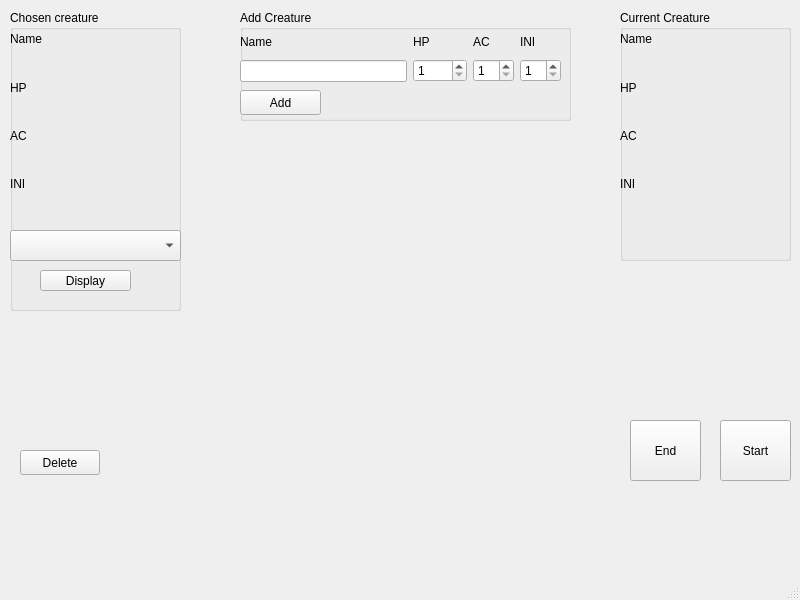
<?xml version="1.0" encoding="UTF-8"?>
<ui version="4.0">
 <class>MainWindow</class>
 <widget class="QMainWindow" name="MainWindow">
  <property name="geometry">
   <rect>
    <x>0</x>
    <y>0</y>
    <width>800</width>
    <height>600</height>
   </rect>
  </property>
  <property name="windowTitle">
   <string>MainWindow</string>
  </property>
  <widget class="QWidget" name="centralwidget">
   <widget class="QPushButton" name="DeleteCreatureButton">
    <property name="geometry">
     <rect>
      <x>20</x>
      <y>450</y>
      <width>80</width>
      <height>25</height>
     </rect>
    </property>
    <property name="text">
     <string>Delete</string>
    </property>
   </widget>
   <widget class="QGroupBox" name="ChosenCreature">
    <property name="geometry">
     <rect>
      <x>10</x>
      <y>10</y>
      <width>171</width>
      <height>301</height>
     </rect>
    </property>
    <property name="title">
     <string>Chosen creature</string>
    </property>
    <widget class="QWidget" name="layoutWidget_2">
     <property name="geometry">
      <rect>
       <x>0</x>
       <y>20</y>
       <width>171</width>
       <height>187</height>
      </rect>
     </property>
     <layout class="QVBoxLayout" name="OtherCreature">
      <item>
       <layout class="QVBoxLayout" name="verticalLayout_9">
        <item>
         <widget class="QLabel" name="Name_2">
          <property name="text">
           <string>Name</string>
          </property>
         </widget>
        </item>
        <item>
         <widget class="QLabel" name="chosenName">
          <property name="text">
           <string/>
          </property>
         </widget>
        </item>
       </layout>
      </item>
      <item>
       <layout class="QVBoxLayout" name="verticalLayout_10">
        <item>
         <widget class="QLabel" name="HP_2">
          <property name="text">
           <string>HP</string>
          </property>
         </widget>
        </item>
        <item>
         <widget class="QLabel" name="chosenHP">
          <property name="text">
           <string/>
          </property>
         </widget>
        </item>
       </layout>
      </item>
      <item>
       <layout class="QVBoxLayout" name="verticalLayout_11">
        <item>
         <widget class="QLabel" name="AC_2">
          <property name="text">
           <string>AC</string>
          </property>
         </widget>
        </item>
        <item>
         <widget class="QLabel" name="chosenAC">
          <property name="text">
           <string/>
          </property>
         </widget>
        </item>
       </layout>
      </item>
      <item>
       <layout class="QVBoxLayout" name="verticalLayout_12">
        <item>
         <widget class="QLabel" name="INI_2">
          <property name="text">
           <string>INI</string>
          </property>
         </widget>
        </item>
        <item>
         <widget class="QLabel" name="chosenINI">
          <property name="text">
           <string/>
          </property>
         </widget>
        </item>
       </layout>
      </item>
     </layout>
    </widget>
    <widget class="QComboBox" name="creatureChoose">
     <property name="geometry">
      <rect>
       <x>0</x>
       <y>220</y>
       <width>171</width>
       <height>31</height>
      </rect>
     </property>
     <property name="currentIndex">
      <number>-1</number>
     </property>
     <property name="maxVisibleItems">
      <number>64</number>
     </property>
    </widget>
    <widget class="QPushButton" name="DisplayCreatureButton">
     <property name="geometry">
      <rect>
       <x>30</x>
       <y>260</y>
       <width>91</width>
       <height>21</height>
      </rect>
     </property>
     <property name="text">
      <string>Display</string>
     </property>
    </widget>
   </widget>
   <widget class="QGroupBox" name="groupBox_2">
    <property name="geometry">
     <rect>
      <x>620</x>
      <y>10</y>
      <width>171</width>
      <height>251</height>
     </rect>
    </property>
    <property name="title">
     <string>Current Creature</string>
    </property>
    <widget class="QWidget" name="">
     <property name="geometry">
      <rect>
       <x>0</x>
       <y>20</y>
       <width>171</width>
       <height>187</height>
      </rect>
     </property>
     <layout class="QVBoxLayout" name="CurrentCreature">
      <item>
       <layout class="QVBoxLayout" name="verticalLayout_8">
        <item>
         <widget class="QLabel" name="Name">
          <property name="text">
           <string>Name</string>
          </property>
         </widget>
        </item>
        <item>
         <widget class="QLabel" name="currentName">
          <property name="text">
           <string/>
          </property>
         </widget>
        </item>
       </layout>
      </item>
      <item>
       <layout class="QVBoxLayout" name="verticalLayout_7">
        <item>
         <widget class="QLabel" name="HP">
          <property name="text">
           <string>HP</string>
          </property>
         </widget>
        </item>
        <item>
         <widget class="QLabel" name="currentHP">
          <property name="text">
           <string/>
          </property>
         </widget>
        </item>
       </layout>
      </item>
      <item>
       <layout class="QVBoxLayout" name="verticalLayout_6">
        <item>
         <widget class="QLabel" name="AC">
          <property name="text">
           <string>AC</string>
          </property>
         </widget>
        </item>
        <item>
         <widget class="QLabel" name="currentAC">
          <property name="text">
           <string/>
          </property>
         </widget>
        </item>
       </layout>
      </item>
      <item>
       <layout class="QVBoxLayout" name="verticalLayout_5">
        <item>
         <widget class="QLabel" name="INI">
          <property name="text">
           <string>INI</string>
          </property>
         </widget>
        </item>
        <item>
         <widget class="QLabel" name="currentINI">
          <property name="text">
           <string/>
          </property>
         </widget>
        </item>
       </layout>
      </item>
     </layout>
    </widget>
   </widget>
   <widget class="QGroupBox" name="groupBox">
    <property name="geometry">
     <rect>
      <x>240</x>
      <y>10</y>
      <width>331</width>
      <height>111</height>
     </rect>
    </property>
    <property name="title">
     <string>Add Creature</string>
    </property>
    <widget class="QWidget" name="">
     <property name="geometry">
      <rect>
       <x>0</x>
       <y>20</y>
       <width>321</width>
       <height>52</height>
      </rect>
     </property>
     <layout class="QHBoxLayout" name="DataInsert">
      <item>
       <layout class="QVBoxLayout" name="verticalLayout">
        <item>
         <widget class="QLabel" name="label">
          <property name="text">
           <string>Name</string>
          </property>
         </widget>
        </item>
        <item>
         <widget class="QLineEdit" name="insertName"/>
        </item>
       </layout>
      </item>
      <item>
       <layout class="QVBoxLayout" name="verticalLayout_2">
        <item>
         <widget class="QLabel" name="label_2">
          <property name="text">
           <string>HP</string>
          </property>
         </widget>
        </item>
        <item>
         <widget class="QSpinBox" name="HPspinBox">
          <property name="minimum">
           <number>1</number>
          </property>
          <property name="maximum">
           <number>9999</number>
          </property>
         </widget>
        </item>
       </layout>
      </item>
      <item>
       <layout class="QVBoxLayout" name="verticalLayout_3">
        <item>
         <widget class="QLabel" name="label_3">
          <property name="text">
           <string>AC</string>
          </property>
         </widget>
        </item>
        <item>
         <widget class="QSpinBox" name="ACspinBox">
          <property name="minimum">
           <number>1</number>
          </property>
         </widget>
        </item>
       </layout>
      </item>
      <item>
       <layout class="QVBoxLayout" name="verticalLayout_4">
        <item>
         <widget class="QLabel" name="label_4">
          <property name="text">
           <string>INI</string>
          </property>
         </widget>
        </item>
        <item>
         <widget class="QSpinBox" name="INIspinBox">
          <property name="minimum">
           <number>1</number>
          </property>
         </widget>
        </item>
       </layout>
      </item>
     </layout>
    </widget>
    <widget class="QPushButton" name="AddCreatureButton">
     <property name="geometry">
      <rect>
       <x>0</x>
       <y>80</y>
       <width>81</width>
       <height>25</height>
      </rect>
     </property>
     <property name="text">
      <string>Add</string>
     </property>
    </widget>
   </widget>
   <widget class="QPushButton" name="StartButton">
    <property name="geometry">
     <rect>
      <x>720</x>
      <y>420</y>
      <width>71</width>
      <height>61</height>
     </rect>
    </property>
    <property name="text">
     <string>Start</string>
    </property>
   </widget>
   <widget class="QPushButton" name="EndButton">
    <property name="geometry">
     <rect>
      <x>630</x>
      <y>420</y>
      <width>71</width>
      <height>61</height>
     </rect>
    </property>
    <property name="text">
     <string>End</string>
    </property>
   </widget>
  </widget>
  <widget class="QMenuBar" name="menubar">
   <property name="geometry">
    <rect>
     <x>0</x>
     <y>0</y>
     <width>800</width>
     <height>25</height>
    </rect>
   </property>
  </widget>
  <widget class="QStatusBar" name="statusbar"/>
 </widget>
 <resources/>
 <connections/>
</ui>
